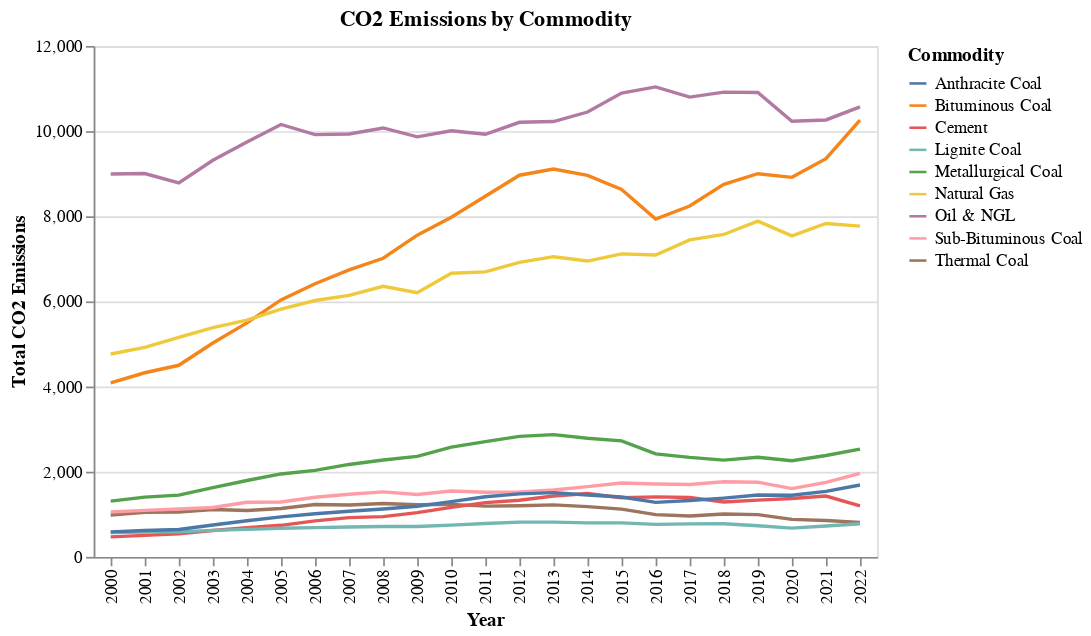

Write notebook code for a chart like this one.
### Markdown cell above
## Emissions by Commodity

### Code cell
def emissions_by_commodity(df):

    # aggregate Emissions by commodity
    df1 = df.group_by(["year", "commodity"]).agg(pl.col("total_emissions_MtCO2e").sum())
    
    # set colors by commodity - NOT WORKING YET 
    # color_scale = alt.Scale(domain= 
    #                         ['Oil & NGL',
    #                          'Natural Gas',
    #                          'Anthracite Coal',
    #                          'Bituminous Coal',
    #                          'Lignite Coal',
    #                          'Metallurgical Coal',
    #                          'Sub- Bituminous Coal',
    #                          'Thermal Coal',
    #                          'Cement'], 
    #                         range=['red', 'orange', 'yellow', 'blue', 'green', 'indigo', 'violet','black', 'gray'])

    # develop chart 
    chart = alt.Chart(df1, title = "CO2 Emissions by Commodity").mark_line().encode(
        alt.X("year:O").title("Year"),
        alt.Y("total_emissions_MtCO2e:Q").title("Total CO2 Emissions"),
        alt.Color("commodity:N", title = "Commodity"),

    )

    return chart 

emissions_by_commodity(emissions)

### Figure 1 — Vega-Lite specification as saved in the notebook (floating-point values rounded to 4 significant figures; data arrays with more than 128 entries replaced by an {"elided": "..."} marker saying what was removed)
{"config": {"view": {"continuousWidth": 300, "continuousHeight": 300}}, "data": {"name": "data-71db815aa21df2b68ec5f28d1a4a6fb3"}, "mark": {"type": "line"}, "encoding": {"color": {"field": "commodity", "title": "Commodity", "type": "nominal"}, "x": {"field": "year", "title": "Year", "type": "ordinal"}, "y": {"field": "total_emissions_MtCO2e", "title": "Total CO2 Emissions", "type": "quantitative"}}, "title": "CO2 Emissions by Commodity", "$schema": "https://vega.github.io/schema/vega-lite/v5.20.1.json", "datasets": {"data-71db815aa21df2b68ec5f28d1a4a6fb3": {"elided": "207 records"}}}
